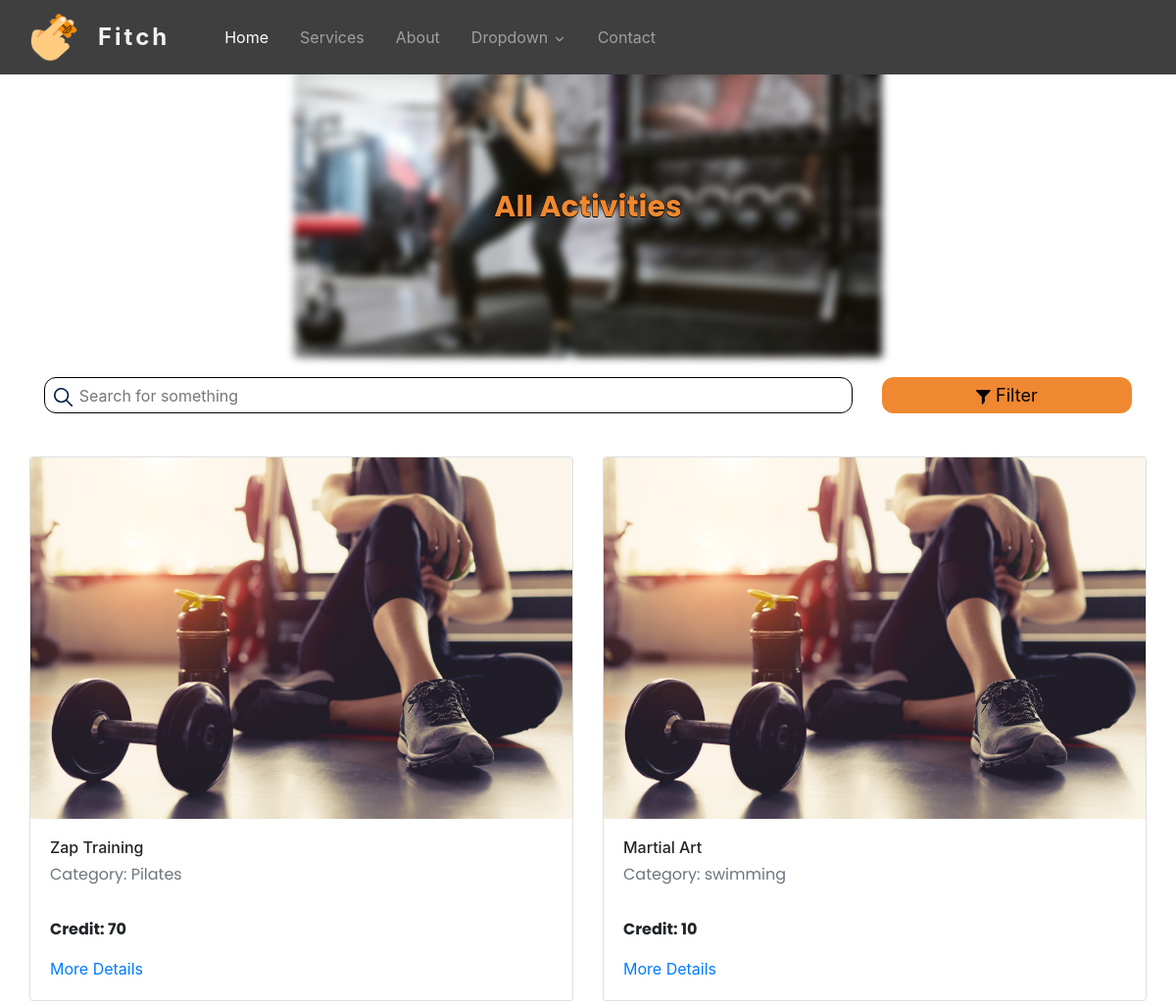
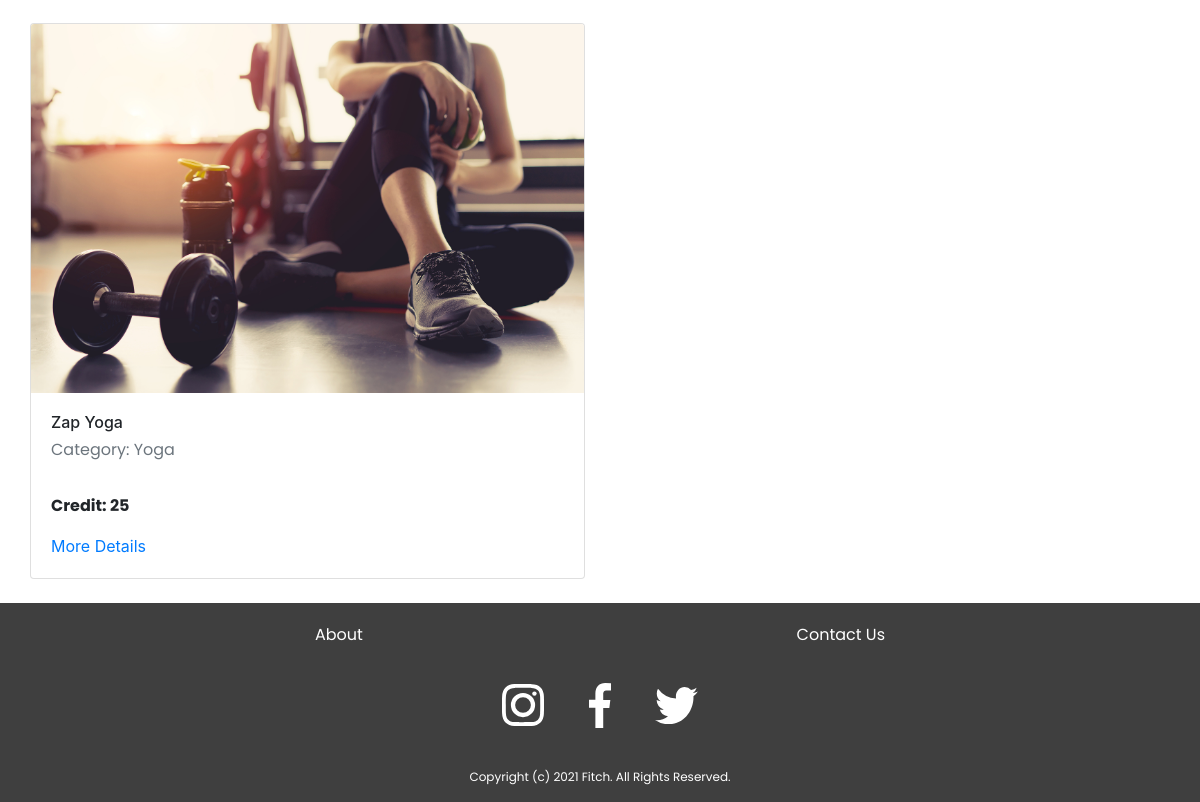
The page /Activity/allactivity on the database as committed earlier (2 pictures, top to bottom).
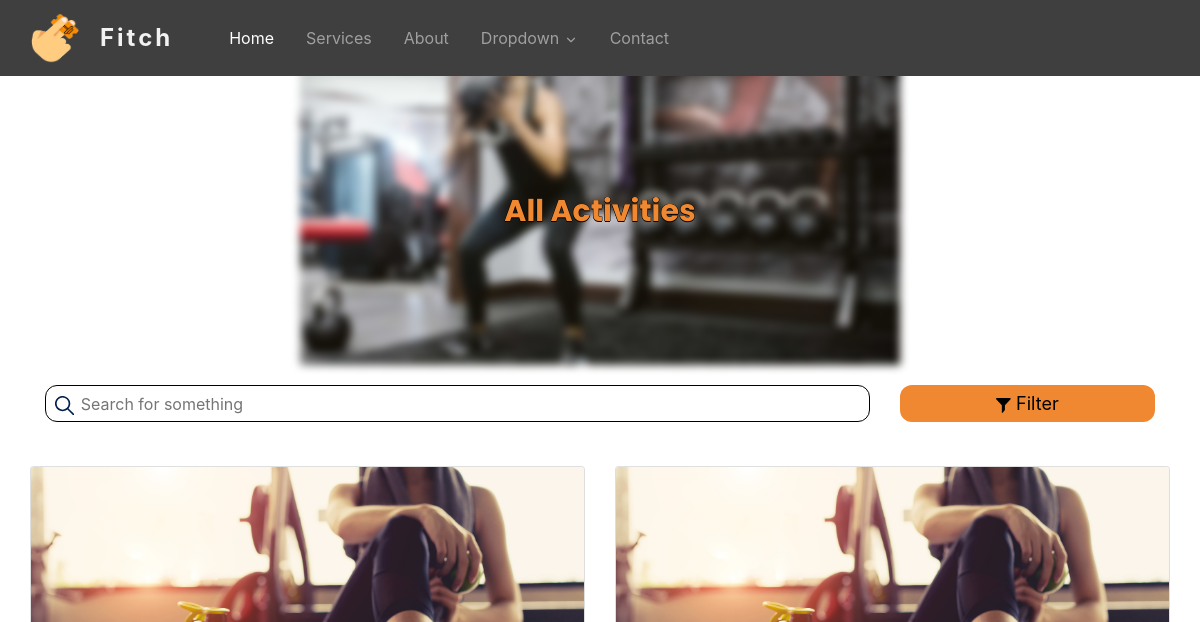
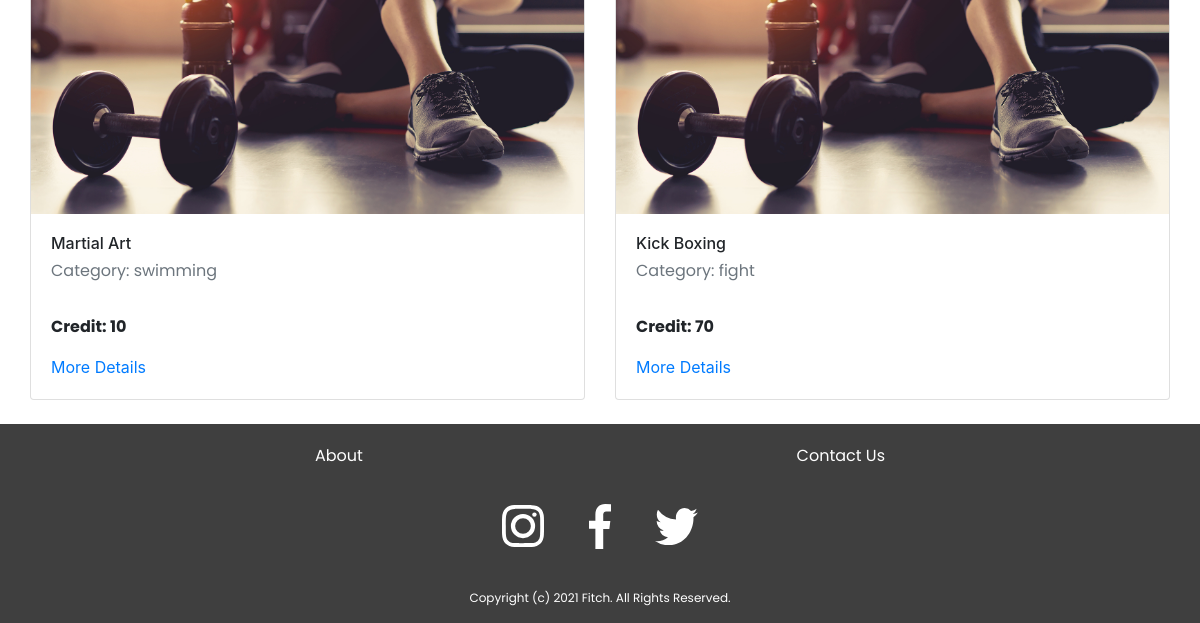
The same page on the database as committed later (2 pictures, top to bottom).
### tables this page shows
CREATE TABLE `gym_activity` (
  `id` int(20) NOT NULL,
  `gym_id` int(20) NOT NULL,
  `activity_name` varchar(255) NOT NULL,
  `category` varchar(255) NOT NULL,
  `sessions_per_week` varchar(255) NOT NULL,
  `max_capacity` int(20) NOT NULL,
  `credit` int(20) NOT NULL,
  `description` varchar(255) NOT NULL,
  `status` int(20) NOT NULL
);

### app/controllers/Activity.php (called while the page is built, shortened)
<?php
class Activity extends Controller
{
    public function __construct()
    {
        $this->activityModel = $this->model('ActivityModel');
    }
    public function allactivity()
    {
        $activity = $this->activityModel->fetchActiveActivity();
        if ($activity != NULL) {
            $data['gym_activity'] = $activity;
        }
        $this->view('Landing/activities', $data);
    }
}

### app/libraries/Core.php (called while the page is built, shortened)
<?php
  class Core {
    protected $currentMethod = 'index';
    public function __construct(){
      $url = $this->getUrl();
      if(file_exists('../app/controllers/' . ucwords($url[0]). '.php')){
        unset($url[0]);
      }
      $this->currentController = new $this->currentController;
      if(isset($url[1])){
        if(method_exists($this->currentController, $url[1])){
          $this->currentMethod = $url[1];
          unset($url[1]);
        }
      }
      $this->params = $url ? array_values($url) : [];
      call_user_func_array([$this->currentController, $this->currentMethod], $this->params);
    }
    public function getUrl(){
      if(isset($_GET['url'])){
        $url = rtrim($_GET['url'], '/');
        $url = filter_var($url, FILTER_SANITIZE_URL);
        $url = explode('/', $url);
        return $url;
      }
    }
  }

### public/index.php (called while the page is built, shortened)
<?php
  $init = new Core;

### app/libraries/Database.php (called while the page is built, shortened)
<?php
  class Database {
    private $host = DB_HOST;
    private $user = DB_USER;
    private $pass = DB_PASS;
    private $dbname = DB_NAME;
    private $dbh;
    private $stmt;
    public function __construct(){
      $dsn = 'mysql:host=' . $this->host . ';dbname=' . $this->dbname;
      $options = array(
        PDO::ATTR_PERSISTENT => true,
        PDO::ATTR_ERRMODE => PDO::ERRMODE_EXCEPTION
      );
      try{
        $this->dbh = new PDO($dsn, $this->user, $this->pass, $options);
      } catch(PDOException $e){
        $this->error = $e->getMessage();
        echo $this->error;
      }
    }
    public function query($sql){
      $this->stmt = $this->dbh->prepare($sql);
    }
    public function bind($param, $value, $type = null){
      if(is_null($type)){
        switch(true){
          case is_int($value):
            $type = PDO::PARAM_INT;
            break;
        }
      }
      $this->stmt->bindValue($param, $value, $type);
    }
    public function execute(){
      return $this->stmt->execute();
    }
    public function resultSet(){
      $this->execute();
      return $this->stmt->fetchAll(PDO::FETCH_OBJ);
    }
  }

### app/models/ActivityModel.php (called while the page is built, shortened)
<?php
class ActivityModel
{
  private $db;
  public function __construct()
  {
    $this->db = new Database;
  }
  public function fetchActiveActivity()
  {
    $this->db->query('SELECT * FROM gym_activity WHERE status = :status');
    $this->db->bind(':status', 1);
    $row = $this->db->resultSet();
    if ($this->db->rowCount() > 0) {
      return $row;
    }
  }
}

### app/views/Landing/activities.php (the view, shortened to what this page needs)
<?php require APPROOT . '/views/inc/header.php'; ?>
<?php require APPROOT . '/views/inc/navbar.php'; ?>
<div class="container-fluid" style="background-color:#
F2F2F2;">
    <div class="row justify-content-center">
        <div class="landing-image col-sm-12 col-lg-6 px-0">
            <img class="activities-responsive" src="<?php echo URLROOT; ?>/images/gym-workout-routines.jpg" alt="">
            <div class="text-overlay-5">
                <h3 class="land-text-6">All Activities</h3>
            </div>
        </div>
    </div>
</div>
<div class="container" style="padding-top: 20px;">
    <div class="row" style="padding-left: 15px; padding-right: 15px; padding-bottom: 20px;">
        <div class="col-9">
            <form method="POST" action="<?php echo URLROOT; ?>/Activity/search">
                <div class="search-input p-1">
                    <button type="submit" style="padding:0; border:none; background:none;"> <span class="search-text-icon"></span></button>
                    <input class="search-input-text" id="searchField" name="searchField" placeholder="Search for something">
                </div>
            </form>
        </div>
        <div class="col-3">
            <button type="button" class="filter-btn" data-toggle="modal" data-target="#filterModal"><span class="filter-btn-icon">
                </span>
                Filter
            </button>
        </div>
    </div>
</div>
<div class="container">
    <div class="row">
        <?php
        if (!empty($data['gym_activity'])) {
            foreach ($data['gym_activity'] as $activity) {
                echo '<div class = "col-6">';
                echo '<div class="card mt-4 " style="width: auto;">';
                echo '<img class="card-img-top" src="' . URLROOT . '/images/gym1.jpg" alt="Card image cap">';
                echo '<div class="card-body rounded-pill">';
                echo '<h6 class="card-title">' . $activity->activity_name . '</h6>';
                echo '<p class="card-subtitle mb-2 text-muted">Category: ' . $activity->category . '</p>';
                echo '<p><b>Credit: ' . $activity->credit . '</b></p>';
                echo '<a href="' . URLROOT . '/Activity/activitydetails/' . $activity->id . '/' . $activity->gym_id . '" class="card-link">More Details</a>';
                echo '</div>';
                echo '</div>';
                echo '</div>';
            }
        } else {
            echo "No Gym activity please check back later!";
        }
        ?>
    </div>
</div>
<br>
<?php require APPROOT . '/views/inc/footer.php'; ?>

### app/libraries/Controller.php (shortened to what this page needs)
<?php
  class Controller {
    public function model($model){
      return new $model();
    }
    public function view($view, $data = []){
      if(file_exists('../app/views/' . $view . '.php')){
        require_once '../app/views/' . $view . '.php';
      } else {
        die('View does not exist');
      }
    }
  }

### app/views/inc/header.php (shortened to what this page needs)
<!DOCTYPE html>
<html lang="en">
<head>
  <link rel="stylesheet" href="<?php echo URLROOT; ?>/css/style.css">
  <link rel="stylesheet" href="https://stackpath.bootstrapcdn.com/bootstrap/4.3.1/css/bootstrap.min.css">
  <link rel="stylesheet" href="<?php echo URLROOT; ?>/public/css/style.css">
</head>
<body>

### app/views/inc/navbar.php (shortened to what this page needs)
<nav class="navbar navbar-expand-lg navbar-dark fixed-top">
  <div class="container">
    <a class="navbar-brand d-flex px-0" href="#">
      <img src="<?php echo URLROOT; ?>/images/t2f-logo.png" alt="logo" width="50" height="50" class="navbar-image">
      <h4 class="fitch-title">Fitch</h4>
    </a>
    <div class="collapse navbar-collapse" id="navbar4">
      <ul class="navbar-nav mr-auto pl-lg-4">
        <li class="nav-item px-lg-2 active"> <a class="nav-link" href="<?php echo URLROOT ?>"> <span class="d-inline-block d-lg-none icon-width"><i class="fas fa-home"></i></span>Home</a> </li>
        <li class="nav-item px-lg-2"> <a class="nav-link" href="#"><span class="d-inline-block d-lg-none icon-width"><i class="fas fa-spa"></i></span>Services</a> </li>
        <li class="nav-item px-lg-2"> <a class="nav-link" href="#"><span class="d-inline-block d-lg-none icon-width"><i class="far fa-user"></i></i></span>About</a> </li>
        <li class="nav-item px-lg-2 dropdown d-menu">
          <a class="nav-link dropdown-toggle" href="#" id="dropdown01" data-toggle="dropdown" aria-haspopup="true" aria-expanded="false">Dropdown
            <svg id="arrow" xmlns="http://www.w3.org/2000/svg" width="14" height="14" viewBox="0 0 24 24" fill="none" stroke="currentColor" stroke-width="2" stroke-linecap="round" stroke-linejoin="round">
              <polyline points="6 9 12 15 18 9"></polyline>
            </svg>
          </a>
        </li>
        <li class="nav-item px-lg-2"> <a class="nav-link" href="#"><span class="d-inline-block d-lg-none icon-width"><i class="far fa-envelope"></i></span>Contact</a> </li>
      </ul>
    </div>
  </div>
</nav>

### app/views/inc/footer.php (shortened to what this page needs)
<div class="container-fluid" style="background-color: #3F3F3F; padding-top: 20px;">
    <div class="row justify-content-center">
        <div class="col-sm-1 col-lg-6">
            <a href="#" class="float-left">
                <p style="color: white;">About</p>
            </a>
            <a href="#" class="float-right">
                <p style="color: white;">Contact Us</p>
            </a>
        </div>
    </div>
    <div class="row justify-content-center" style="padding-top: 20px;">
        <div class="col-sm-1 col-lg-6 text-center">
            <div class="social-container">
                <a href="#">
                    <span class="insta-logo">
                    </span>
                </a>
                <a href="#">
                    <span class="facebook-logo">
                    </span>
                </a>
                <a href="#">
                    <span class="twitter-logo">
                    </span>
                </a>
            </div>
        </div>
    </div>
    <div class="row justify-content-center" style="padding-top: 40px;">
        <div class="col-sm-1 col-lg-6 text-center">
            <p style="color: white; font-size: 12px;">Copyright (c) 2021 Fitch. All Rights Reserved.</p>
        </div>
    </div>
</div>
</body>
</html>

### public/css/style.css (style rules this page uses)
body { padding-top: 65px; }
.container { width: 100%; padding-right: 0px; padding-left: 0px; margin-right: auto; margin-left: auto; }
h3 { font-family: 'Poppins', sans-serif; }
p { font-family: 'Poppins', sans-serif; }
.landing-image { position: relative; text-align: center; }
.text-overlay-5 { position: absolute; top: 50%; left: 50%; transform: translate(-50%, -50%); }
.land-text-6 { font-size: 30px; font-weight: bold; color: #ef8830; text-shadow: 0.5px 0 0 #000, 0 -0.5px 0 #000, 0 0.5px 0 #000, -0.5px 0 0 #000; }
.activities-responsive { width: 100%; filter: blur(4px); }
.search-text-icon { margin-left: 5px; padding-bottom: 5px; }
.search-input { justify-content: center; align-items: center; width: 100%; height: 37px; border-radius: 12px; border-width: 1px; border-color: black; border-style: solid; }
.search-input-text { height: 100%; width: 90%; background-color: transparent; border-style: none; outline: none; }
.filter-btn { background-color: #ef8830; justify-content: center; align-items: center; width: 100%; height: 37px; font-size: 18px; color: black; border-radius: 12px; border-style: none; outline: none; }
.filter-btn-icon { margin-bottom: 10px; }

### app/views/inc/navbar.php (style rules this page uses)
.navbar { background-color: #3F3F3F; }
.dropdown-toggle::after { display: none; }
.fitch-title { font-weight: bolder; color: #F2F2F2; margin: auto; letter-spacing: 3px; padding-left: 20px; }

### app/views/inc/footer.php (style rules this page uses)
.insta-logo { padding-right: 40px; }
.twitter-logo { padding-left: 40px; }

Rows that differ between the two databases and show on the page:
removed gym_activity: activity_name "Zap Training", category "Pilates", credit "70"
removed gym_activity: activity_name "Zap Yoga", category "Yoga", credit "25"
added gym_activity: activity_name "Kick Boxing", category "fight", credit "70"
